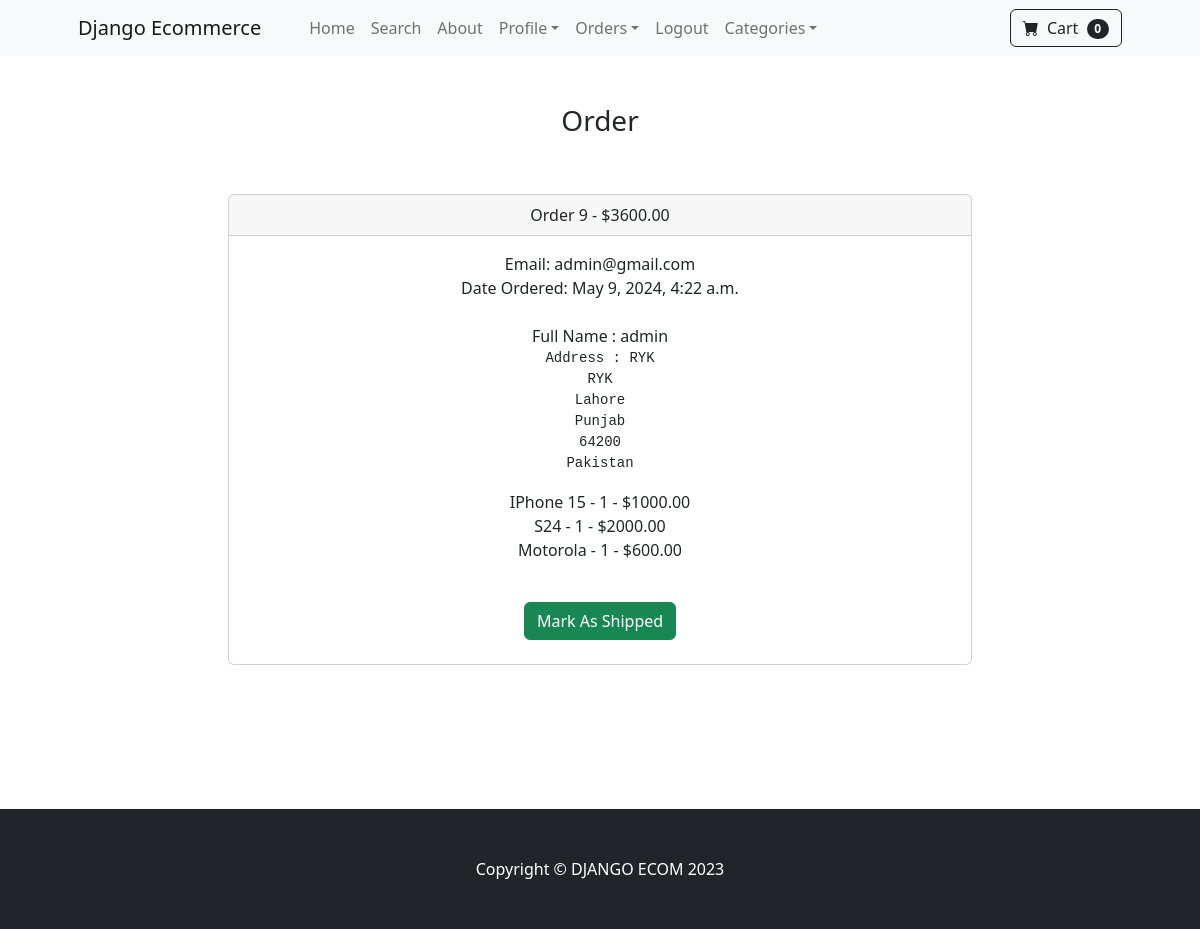
The app's page /payment/orders/9 (signed in), older data.
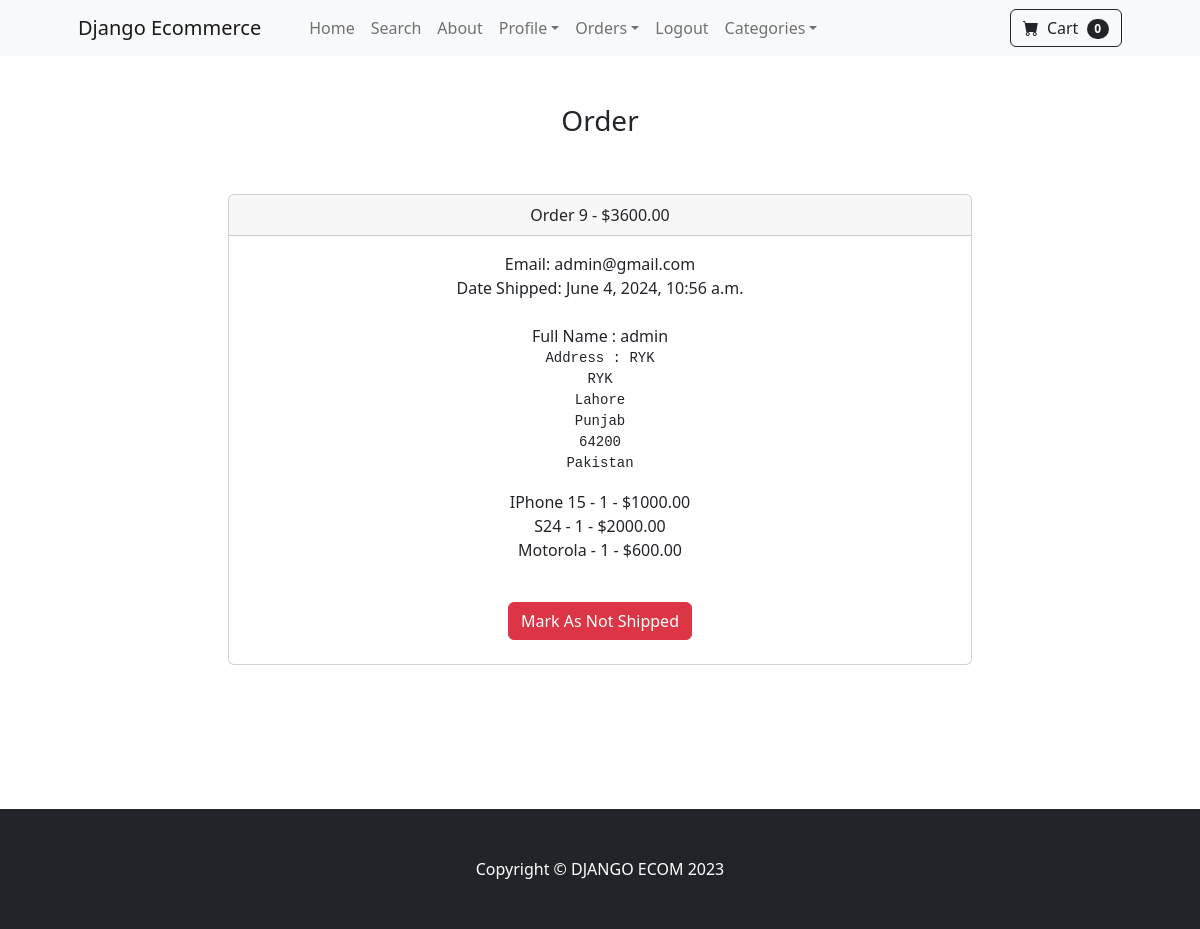
The same page, newer data.
### payment/models.py (models this page shows, shortened)
class Order(models.Model):
	user = models.ForeignKey(User, on_delete=models.CASCADE, null=True, blank=True)
	full_name = models.CharField(max_length=250)
	email = models.EmailField(max_length=250)
	shipping_address = models.TextField(max_length=15000)
	amount_paid = models.DecimalField(max_digits=7, decimal_places=2)
	date_ordered = models.DateTimeField(auto_now_add=True)
	shipped = models.BooleanField(default=False)
	date_shipped = models.DateTimeField(blank=True, null=True)

### payment/views.py (the view, shortened to what this page needs)
# urls.py: path('orders/<int:pk>',views.orders,name='orders'),
def orders(request,pk) :
	if request.user.is_authenticated and request.user.is_superuser :
		order = Order.objects.get(id=pk)
		items = OrderItem.objects.filter(order=pk)
		return render(request, "payment/orders.html", {"order":order,"items":items})

### cart/cart.py (called while the page is built)
	def __len__(self):
		return len(self.cart)

### cart/context_processors.py (called while the page is built)
def cart(request):
	return {'cart': Cart(request)}

### store/models.py (called while the page is built)
    def __str__(self) -> str:
        return self.name

### payment/templates/payment/orders.html (shortened to what this page needs)
{% extends 'base.html' %}
{% block content %}
  <div class="container">
    <div class="row">
      <center>
        <div class="col-8">
          <br /><br />
          <h3>Order</h3>
          <br />
          <br />
          <div class="card">
            <div class="card-header">Order {{ order.id }} - ${{ order.amount_paid }}</div>
            <div class="card-body">
              Email: {{ order.email }}<br />
              {% if order.date_shipped %}
                Date Shipped: {{ order.date_shipped }}
              {% else %}
                Date Ordered: {{ order.date_ordered }}
              {% endif %}
              <br /><br />
              Full Name : {{ order.full_name }}<br />
              <pre>Address : {{ order.shipping_address }}</pre>
              {% for item in items %}
                {{ item.product }} - {{ item.quantity }} - ${{ item.price }}<br />
              {% endfor %}
            </div>
            <br />
            {% if not order.shipped %}
              <form method="POST">
                <button type="Submit" class="btn btn-success">Mark As Shipped</button>
              </form>
            {% else %}
              <form method="POST">
                <button type="Submit" class="btn btn-danger">Mark As Not Shipped</button>
              </form>
            {% endif %}
            <br />
          </div>
          <br /><br /><br /><br /><br /><br />
        </div>
      </center>
    </div>
  </div>
{% endblock %}

Row changes from the older to the newer data that the page shows:
changed Order "admin@gmail.com": date_shipped (not shown) → "June 4, 2024, 10:56 a.m."; shipped False → True (drawn); date_ordered "May 9, 2024, 4:22 a.m." → (not shown)
Text that changed along with them:
text no longer shown: "Date Ordered: Mark As Shipped"
text now shown: "Date Shipped: Mark As Not Shipped"
